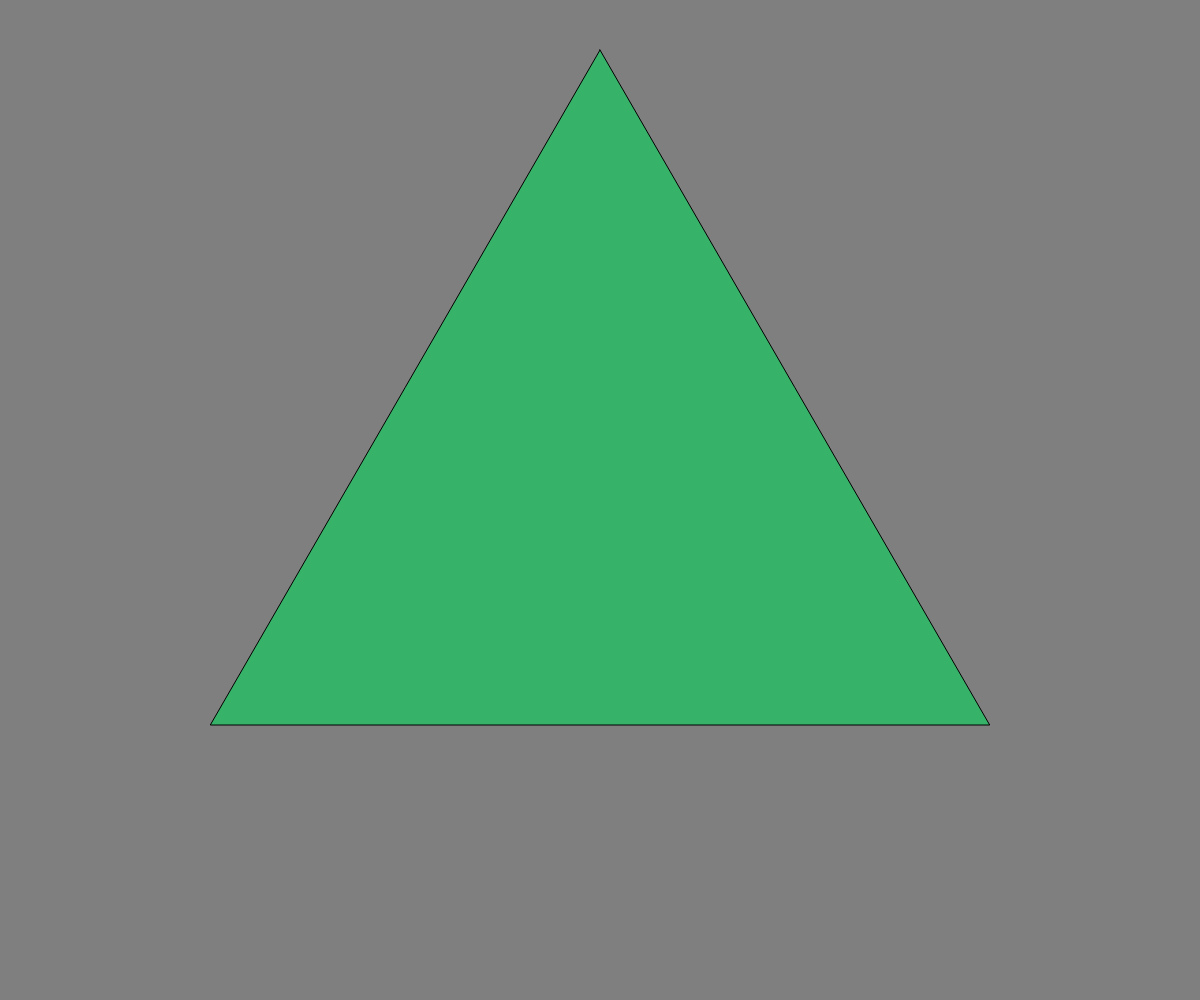
Frame 1 (no input)
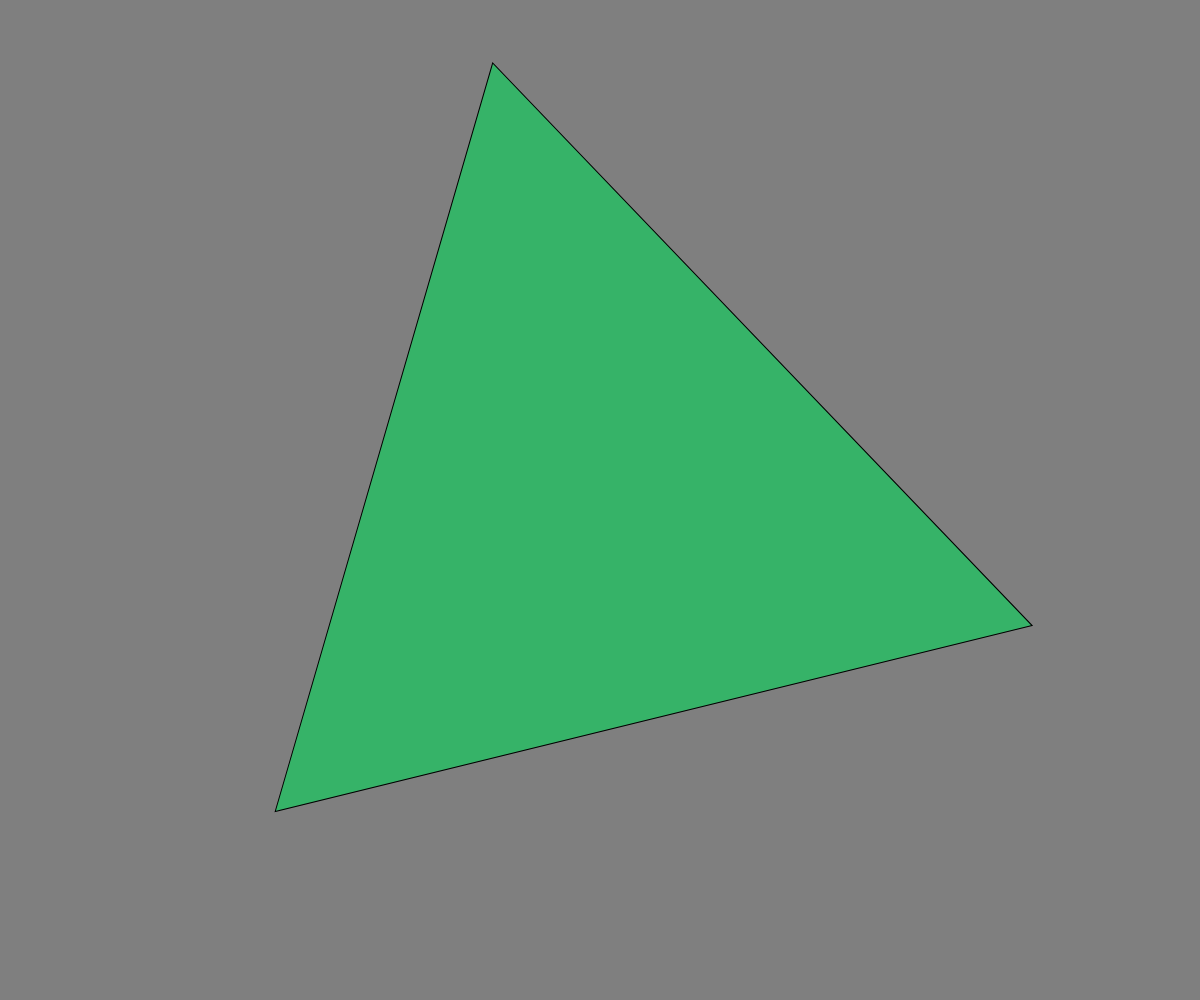
Frame 60 (no input)
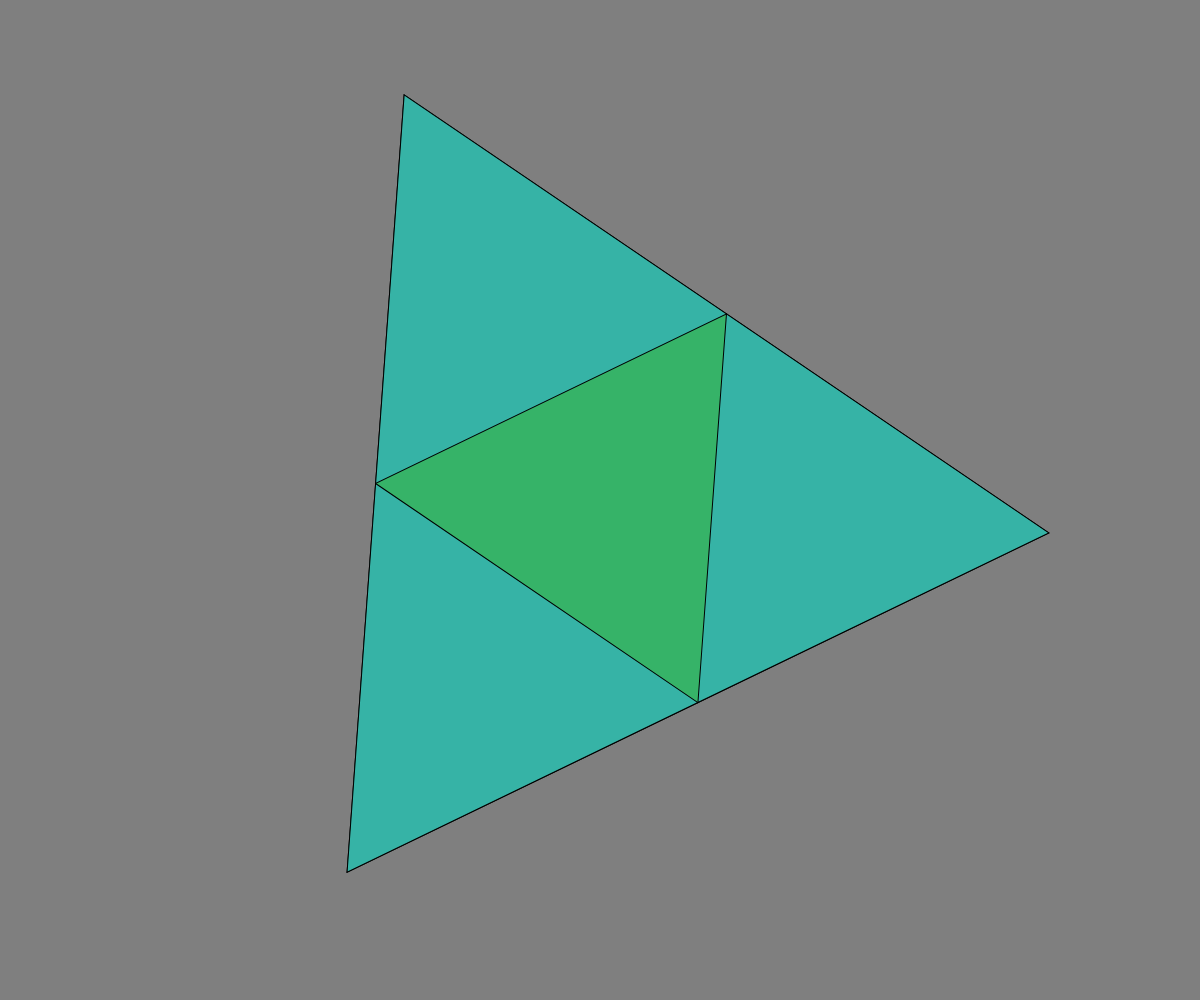
Frame 120 (the mouse pressed at the canvas centre since frame 60)

The p5.js sketch that drew these frames (run headless with seeded random() and noise() and a simulated clock; from frame 60 on, the mouse is pressed at the canvas centre):

// p5.js sketch
// ── sketch.js
let a, b, c;
let triangle, radius;
let n, increment, lowerBound, upperBound;
let angle = 0

function setup() {
  createCanvas(innerWidth, innerHeight)

  radius = min(width, height) * 0.45

  a = new Point(radius * cos(-PI / 2), radius * sin(-PI / 2))
  b = new Point(radius * cos(PI / 6), radius * sin(PI / 6))
  c = new Point(radius * cos(PI * 5 / 6), radius * sin(PI * 5 / 6))

  triangle = new Triangle(a, b, c)

  n = 0
  increment = 1
  lowerBound = n * 1
  upperBound = 6

  angle = 0
}

function draw() {
  background(127)
  translate(width * 0.5, height * 0.5)
  rotate(angle)

  push()
  let colorLimit = 100
  colorMode(HSB, colorLimit)
  for (let i = 0; i <= n; i++) {
    let hue = map(i, lowerBound, upperBound, colorLimit * 0.4, colorLimit * 0.9)
    fill(hue, colorLimit * 0.7, colorLimit * 0.7)
    sierpinski(triangle, i)
  }
  pop()

  if (frameCount % 60 == 0) {
    if (n == upperBound || (n == lowerBound && increment < 0)) {
      increment *= -1
    }
    n += increment
  }
  angle += TWO_PI / 200
}

class Point {
  constructor(x, y) {
    this.x = x
    this.y = y
  }

  midPoint(that) {
    let x = (this.x + that.x) / 2,
        y = (this.y + that.y) / 2;
    return new Point(x, y)
  }

  drawLineTo(that) {
    line(this.x, this.y, that.x, that.y)
  }
}

class Triangle {
  constructor(a, b, c) {
    this.a = a
    this.b = b
    this.c = c
  } 

  draw() {
    this.a.drawLineTo(this.b)
    this.b.drawLineTo(this.c)
    this.c.drawLineTo(this.a)
  }

  fill() {
    beginShape()
    vertex(this.a.x, this.a.y)
    vertex(this.b.x, this.b.y)
    vertex(this.c.x, this.c.y)
    endShape(CLOSE)
  }
}

function sierpinski(triangle, limit) {
  if (limit == 0) {
    triangle.fill()
  } else {

    let top = new Triangle(
      triangle.a,
      triangle.a.midPoint(triangle.c),
      triangle.a.midPoint(triangle.b)
    )
    let bottom_right = new Triangle(
      triangle.b,
      triangle.b.midPoint(triangle.a),
      triangle.b.midPoint(triangle.c)
    )
    let bottom_left = new Triangle(
      triangle.c,
      triangle.c.midPoint(triangle.a),
      triangle.c.midPoint(triangle.b)
    )
    
    sierpinski(top, limit - 1)
    sierpinski(bottom_right, limit - 1)
    sierpinski(bottom_left, limit - 1)
  }
}
